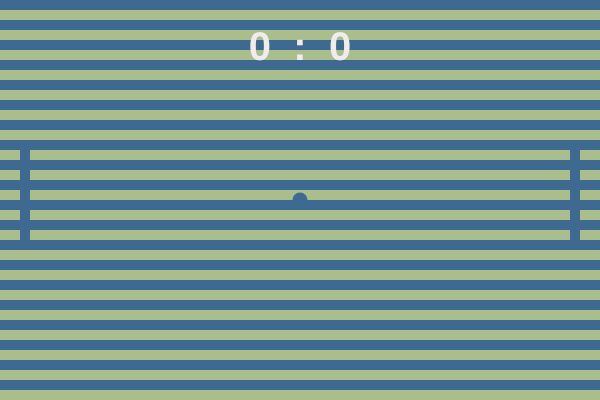
Frame 1 (no input)
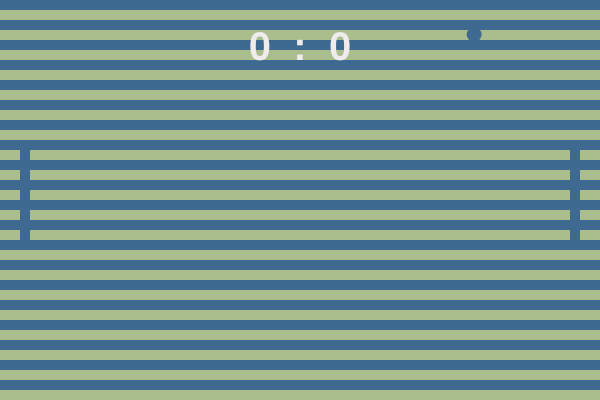
Frame 60 (no input)
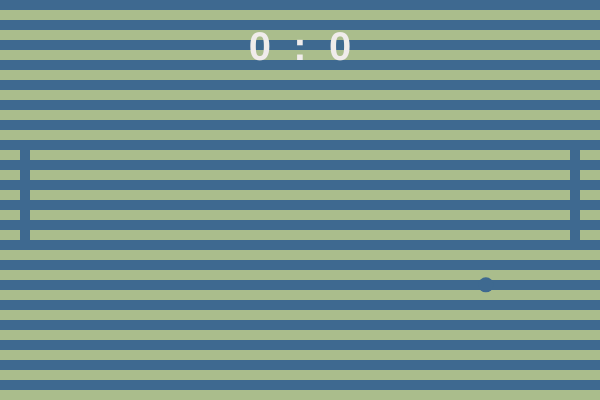
Frame 120 (the mouse pressed at the canvas centre since frame 60)

The p5.js sketch that drew these frames (run headless with seeded random() and noise() and a simulated clock; from frame 60 on, the mouse is pressed at the canvas centre):

// p5.js sketch
// ── sketch.js

const ballSpeed = 5;
const BALL_RADIUS = 15;

const PADDLE_WIDTH = 10;
const PADDLE_HEIGHT = 100;

var player1Position, player2Position;
var player1Velocity, player2Velocity;
var player1Score, player2Score;
var ball, ballVelocity;


function setup() {

  createCanvas(600, 400);

  player1Position = player2Position = height / 2 - 50; 

  player1Velocity = player2Velocity = 0;
  player1Score = player2Score = 0;

  ball = createVector(width / 2, height / 2); 
  ballVelocity = createVector(random(-1, 1), random(-1, 1)); 
  ballVelocity.setMag(ballSpeed); 
  
  textAlign(CENTER);
  
}

function draw() {
  
//background stipes

  background(170,189,140);
  noStroke();
  for (var i = 0; i < height; i += 20) {
  fill(62,105,144);
  rect(0, i, width, 10);
  }
  
//Game Indication

  textSize(8);
  textStyle(BOLD);
   
  noStroke();
  rect(PADDLE_WIDTH * 2, player1Position, PADDLE_WIDTH, PADDLE_HEIGHT);
  rect(width - (PADDLE_WIDTH * 3), player2Position, PADDLE_WIDTH, PADDLE_HEIGHT);
  ellipse(ball.x, ball.y, BALL_RADIUS);
  fill(240, 236, 235);
  textFont('Helvetica');
  textSize(40);
  text(player1Score + "  :  " + player2Score, width / 2, 60);
  handlePaddles();
  handleBall();
  gameOver();
}


function handlePaddles() {

  if (keyIsDown(87)) {
    player1Velocity -= 5;
  } else if (keyIsDown(83)) {
    player1Velocity += 5;
  }

  if (keyIsDown(UP_ARROW)) {
    player2Velocity -= 5;
  } else if (keyIsDown(DOWN_ARROW)) {
    player2Velocity += 5;
  }

  player1Position += player1Velocity;
  player2Position += player2Velocity;

  player1Velocity *= 0.6;
  player2Velocity *= 0.6;

  player1Position = constrain(player1Position, 0, height - PADDLE_HEIGHT);
  player2Position = constrain(player2Position, 0, height - PADDLE_HEIGHT);
}


function handleBall() {

  ball.x += ballVelocity.x;
  ball.y += ballVelocity.y;

  if (ball.y > height || ball.y < 0)
    ballVelocity.y *= -1; 

  if (ball.x <= PADDLE_WIDTH * 3) { 
    if (ball.x <= PADDLE_WIDTH) {

      player2Score++;
      reset();
      return;
    }

    if (ball.y > player1Position && ball.y < player1Position + PADDLE_HEIGHT) {
      if (ballVelocity.x < 0) { 
        ballVelocity.x *= -1;
        ballVelocity.mult(random(1, 1.1));
      }
    }

  } else if (ball.x >= width - (PADDLE_WIDTH * 3)) { 
    if (ball.x >= width - PADDLE_WIDTH) { 
      player1Score++;
      reset();
      return;
    }
    if (ball.y > player2Position && ball.y < player2Position + PADDLE_HEIGHT) {
      if (ballVelocity.x > 0) {
        ballVelocity.x *= -1;
        ballVelocity.mult(random(1, 1.1));
      }
    }

  }

}

function reset() {
  ballVelocity.setMag(ballSpeed);
  ball = createVector(width / 2, height / 2); 
}
function gameOver() {
  if (player1Score == 5) {
    noLoop();
    text('You Win !', 450, height /2)
    fill(255)
    }
    else if (player2Score == 5) {
    noLoop();
    text('You Win !', 150, height /2)
    fill(255)
    }
 }

// ── main.css
html, body {
  height: 100%;
  background-color: #eeeeee;
}

body {
  margin-bottom: 0;
  
  display: flex;
  flex-direction: column;

  /* This centers our sketch horizontally. */
  justify-content: center;

  /* This centers our sketch vertically. */
  align-items: center;
}

#title {
  text-align: center;
  color: #5e5e5e; 
  font-family: Helvetica, Arial, sans-serif;
  position: relative;
  margin-bottom:5px;
  /*left: -132px;*/
  /*top: 470px;*/
}

#instructions {
  text-align: center;
  color: #5e5e5e; 
  font-family: Helvetica, Arial, sans-serif;
  position: relative;
  font-size: 12px;
  padding-bottom: 20px;
  line-height: 20px;
  /*left: -132px;*/
  /*top: 470px;*/
}

#game {
  position: absolute;
}
